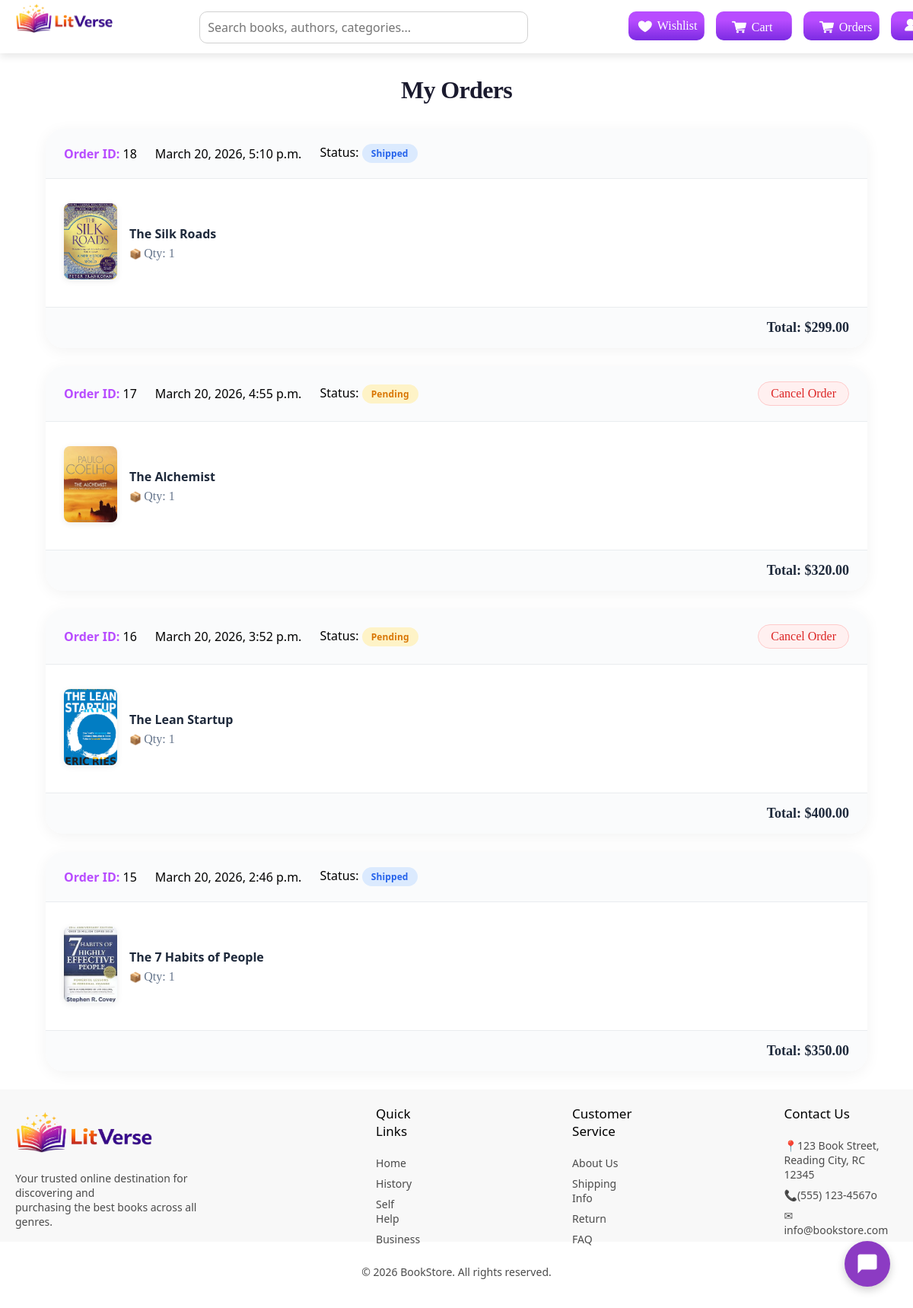
Page /my-orders/ (signed in) on the committed database.
### books/models.py (models this page shows, shortened)
class Order(models.Model):
    STATUS_CHOICES = [
        ('pending', 'Pending'),
        ('processing', 'Processing'),
        ('shipped', 'Shipped'),
        ('delivered', 'Delivered'),
        ('cancelled', 'Cancelled'),
    ]
    user = models.ForeignKey(User, on_delete=models.CASCADE)
    name = models.CharField(max_length=100)
    email = models.EmailField()
    address = models.TextField()
    payment_method = models.CharField(max_length=50)
    total = models.DecimalField(max_digits=10, decimal_places=2)
    status = models.CharField(
        max_length=20,
        choices=STATUS_CHOICES,
        default='pending'
    )
    created_at = models.DateTimeField(auto_now_add=True)

class OrderItem(models.Model):
    order = models.ForeignKey(Order, on_delete=models.CASCADE)
    book = models.ForeignKey('Book', on_delete=models.CASCADE)
    quantity = models.IntegerField()

class Book(models.Model):
    CATEGORY_CHOICES = [
        ('fiction', 'Fiction'),
        ('mystery', 'Mystery'),
        ('scifi', 'Science Fiction'),
        ('romance', 'Romance'),
        ('biography', 'Biography'),
        ('selfhelp', 'Self Help'),
        ('business', 'Business'),
        ('history', 'History'),
    ]
    title = models.CharField(max_length=200)
    author = models.CharField(max_length=200)
    price = models.DecimalField(max_digits=6, decimal_places=2)
    image = models.ImageField(upload_to='book/')
    category = models.CharField(max_length=20, choices=CATEGORY_CHOICES)
    description = models.TextField()
    publisher = models.CharField(max_length=200)
    publication_date = models.DateField()
    isbn = models.CharField(max_length=20)
    pages = models.IntegerField()

### books/views.py (the view)
# urls.py: path('my-orders/', views.my_orders, name='my_orders'),
@login_required
def my_orders(request):
    orders = Order.objects.filter(user=request.user).order_by('-created_at')
    return render(request, "my_orders.html", {
        'orders': orders
    })

### books/context_processors.py (called while the page is built)
def cart_count(request):
    cart = request.session.get('cart', {})
    count = sum(cart.values())
    return {
        'cart_count': count
    }

### templates/my_orders.html (shortened to what this page needs)
<!DOCTYPE html>
<html lang="en">
<head>
    {% load static %}
    <link rel="stylesheet" href="{% static 'css/my_orders.css' %}">
</head>
<body>
    <div class="nav">
        <div class="left_nav">
            <div class="litverselogo">
                <a href="{% url 'home' %}?category=all"><img src="{% static 'images/logohorizont.png' %}" alt="" width="180px"></a>
            </div>
        </div>
        <div class="right_nav">
            <form method="GET" action="">
                <div class="search_bar">
                    <input type="text" name="q" placeholder="Search books, authors, categories...">
                </div>
            </form>
            <div class="buttons">
                <div class="wishlist">
                    <a href="{% url 'wishlist' %}" class="wishlist-btn"><img src="{% static 'images/wishlistnav.png' %}" class="icon-img" alt="" width="20px">Wishlist</a>
                </div>
                <div class="cart">
                    <a href="{% url 'cart' %}" class="cart-btn"><img src="{% static 'images/cartnav.png' %}" class="icon-img" alt="" width="21px">Cart</a>
                </div>
                <div class="cart">
                    <a href="{% url 'my_orders' %}" class="cart-btn"><img src="{% static 'images/cartnav.png' %}" class="icon-img" alt="" width="21px">Orders</a>
                </div>
                <div class="logout">
                    <a href="{% url 'logout' %}" class="logout-btn"><img src="{% static 'images/logoutnav.png' %}" class="icon-img" alt="" width="16px">Logout</a>
                </div>
            </div>
        </div>
    </div>
    <div class="chat-icon" onclick="toggleChatbox()">
        <svg viewBox="0 0 24 24">
            <path d="M20 2H4c-1.1 0-2 .9-2 2v18l4-4h14c1.1 0 2-.9 2-2V4c0-1.1-.9-2-2-2z"/>
        </svg>
    </div>
    {% if orders %}
    <h2>My Orders</h2>
    {% for order in orders %}
    <div class="order-card">
        <div class="order-header">
            <p><strong>Order ID:</strong> {{ order.id }}</p>
            <p>{{ order.created_at }}</p>
            <p>Status:
                <span class="status {{ order.status }}">
                    {{ order.status }}
                </span>
            </p>
            {% if order.status == 'pending' %}
                <a href="{% url 'cancel_order' order.id %}" class="cancel-btn">
                     Cancel Order
                </a>
            {% endif %}
        </div>
        <div class="order-items">
            {% for item in order.orderitem_set.all %}
            <div class="order-item">
                <a href="{% url 'book_detail' item.book.id %}"><img src="{{ item.book.image.url }}" width="80"></a>
                <div>
                    <p>{{ item.book.title }}</p>
                    <p>Qty: {{ item.quantity }}</p>
                </div>
            </div>
            {% endfor %}
        </div>
        <div class="order-total">
            Total: ${{ order.total }}
        </div>
    </div>
    {% endfor %}
{% endif %}
<div class="footer">
        <div class="litverse-qoute">
            <div class="litverse-foot-logo">
                <img src="{% static 'images/logohorizont.png' %}" alt="" width="180px">
            </div>
            <div class="qoute">
                <p>Your trusted online destination for discovering and </p>
                <p>purchasing the best books across all genres.</p>
            </div>
        </div>
        <div class="links-contact">
            <div class="quick-links">
                <p>Quick Links</p>
                <ul type="none">
                    <a href="{% url 'home' %}?category=all"><li>Home</li></a>
                    <a href="{% url 'category_books' 'history' %}"><li>History</li></a>
                    <a href="{% url 'category_books' 'selfhelp' %}"><li>Self Help</li></a>
                    <a href="{% url 'category_books' 'business' %}"><li>Business</li></a>
                </ul>
            </div>
            <div class="customer-service">
                <p>Customer Service</p>
                <ul type="none">
                    <li>About Us</li>
                    <li>Shipping Info</li>
                    <li>Return</li>
                    <li>FAQ</li>
                </ul>
            </div>
            <div class="contact">
                <p>Contact Us</p>
                <ul type="none">
                    <li>📍123 Book Street, Reading City, RC 12345</li>
                    <li>📞(555) 123-4567o</li>
                    <li>✉ info@bookstore.com</li>
                </ul>
            </div>
        </div>
    </div>
    <div class="copyright">
        <p>© 2026 BookStore. All rights reserved.</p>
    </div>
</body>
</html>

### rows in the picture
Order: id "18", created_at "March 20, 2026, 5:10 p.m.", status "Shipped", total "299.00"
OrderItem: book.image (picture), book "The Silk Roads", quantity "1"
Order: id "17", created_at "March 20, 2026, 4:55 p.m.", status "Pending", shows "Cancel Order", total "320.00"
OrderItem: book.image (picture), book "The Alchemist", quantity "1"
Order: id "16", created_at "March 20, 2026, 3:52 p.m.", status "Pending", shows "Cancel Order", total "400.00"
OrderItem: book.image (picture), book "The Lean Startup", quantity "1"
Order: id "15", created_at "March 20, 2026, 2:46 p.m.", status "Shipped", total "350.00"
OrderItem: book.image (picture), book "The 7 Habits of People", quantity "1"
